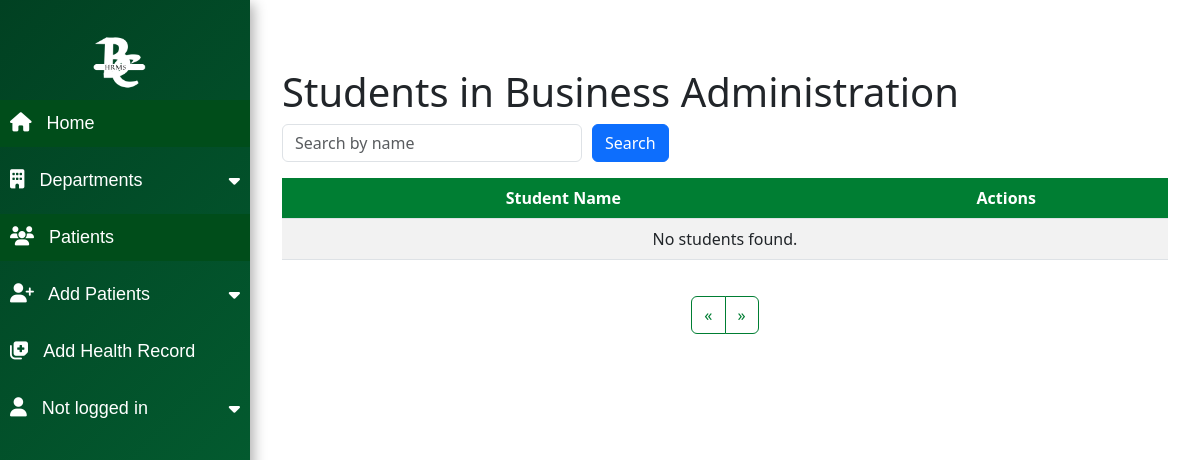
Before: /dept_ba.php with the older database file.
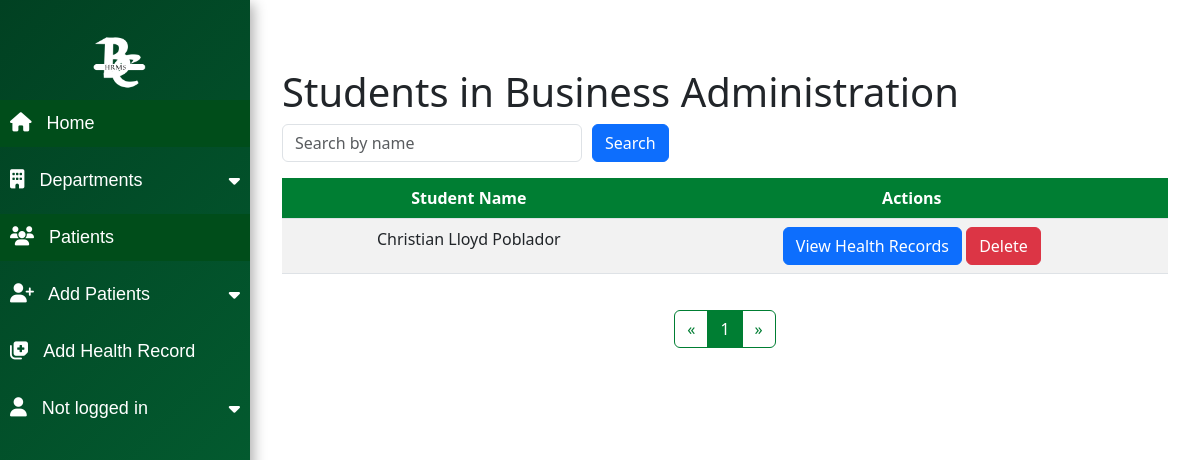
After: the same page with the newer database file.
### tables this page shows
CREATE TABLE `students` (
  `id` int(11) NOT NULL,
  `first_name` varchar(50) NOT NULL,
  `last_name` varchar(50) NOT NULL,
  `department` varchar(50) NOT NULL,
  `age` int(11) DEFAULT NULL,
  `gender` enum('Male','Female') DEFAULT NULL,
  `deleted_at` datetime DEFAULT NULL
);

### dept_ba.php (the view, shortened to what this page needs)
<?php
require 'config.php';
$department = 'Business Administration';
$page = $_GET['page'] ?? 1;
$records_per_page = 10;
$offset = ($page - 1) * $records_per_page;
$query = $_GET['query'] ?? '';
$stmt = $conn->prepare("
    SELECT id, first_name, last_name
    FROM students
    WHERE department = :department
    AND deleted_at IS NULL -- Exclude soft-deleted students
    AND (first_name LIKE :query OR last_name LIKE :query)
    LIMIT :offset, :records_per_page
");
$stmt->bindParam(':department', $department);
$stmt->bindValue(':query', "%$query%", PDO::PARAM_STR);
$stmt->bindValue(':offset', $offset, PDO::PARAM_INT);
$stmt->bindValue(':records_per_page', $records_per_page, PDO::PARAM_INT);
$stmt->execute();
$students = $stmt->fetchAll(PDO::FETCH_ASSOC);
$stmt = $conn->prepare("
    SELECT COUNT(*) as total
    FROM students
    WHERE department = :department
    AND deleted_at IS NULL -- Exclude soft-deleted students
    AND (first_name LIKE :query OR last_name LIKE :query)
");
$stmt->bindParam(':department', $department);
$stmt->bindValue(':query', "%$query%", PDO::PARAM_STR);
$stmt->execute();
$total_students = $stmt->fetch(PDO::FETCH_ASSOC)['total'];
$total_pages = ceil($total_students / $records_per_page);
?>
<!DOCTYPE html>
<html lang="en">
<head>
    <link href="https://cdn.jsdelivr.net/npm/bootstrap@5.3.0-alpha3/dist/css/bootstrap.min.css" rel="stylesheet">
    <link rel="stylesheet" href="https://cdnjs.cloudflare.com/ajax/libs/font-awesome/6.4.0/css/all.min.css">
    <link rel="stylesheet" href="deptStyle.css">
</head>
<body>
    <?php include 'sidebar.php'; ?>
    <div class="main-content">
        <div class="container mt-5">
            <h1>Students in <?php echo htmlspecialchars($department); ?></h1>
            <form method="get" action="" class="mb-3">
                <input type="text" class="form-control" name="query" value="<?php echo htmlspecialchars($query); ?>" placeholder="Search by name">
                <button type="submit" class="btn btn-primary">Search</button>
            </form>
            <div class="student-list mt-3">
                <table class="table table-striped">
                    <thead>
                        <tr>
                            <th>Student Name</th>
                            <th>Actions</th>
                        </tr>
                    </thead>
                    <tbody>
                        <?php if (count($students) > 0): ?>
                            <?php foreach ($students as $student): ?>
                                <tr>
                                    <td><?php echo htmlspecialchars($student['first_name'] . ' ' . $student['last_name']); ?></td>
                                    <td>
                                        <a href="view_health_records.php?student_id=<?php echo $student['id']; ?>" class="btn btn-primary">View Health Records</a>
                                        <form method="POST" action="soft_delete_student.php" style="display:inline;">
                                            <button type="submit" class="btn btn-danger">Delete</button>
                                        </form>
                                    </td>
                                </tr>
                            <?php endforeach; ?>
                        <?php else: ?>
                            <tr>
                                <td colspan="2" class="text-center">No students found.</td>
                            </tr>
                        <?php endif; ?>
                    </tbody>
                </table>
            </div>
            <nav aria-label="Page navigation">
                <ul class="pagination">
                    <li class="page-item <?php if ($page <= 1) echo 'disabled'; ?>">
                        <a class="page-link" href="?page=<?php echo $page - 1; ?>&query=<?php echo urlencode($query); ?>" aria-label="Previous">
                            <span aria-hidden="true">&laquo;</span>
                        </a>
                    </li>
                    <?php for ($i = 1; $i <= $total_pages; $i++): ?>
                        <li class="page-item <?php if ($i == $page) echo 'active'; ?>">
                            <a class="page-link" href="?page=<?php echo $i; ?>&query=<?php echo urlencode($query); ?>"><?php echo $i; ?></a>
                        </li>
                    <?php endfor; ?>
                    <li class="page-item <?php if ($page >= $total_pages) echo 'disabled'; ?>">
                        <a class="page-link" href="?page=<?php echo $page + 1; ?>&query=<?php echo urlencode($query); ?>" aria-label="Next">
                            <span aria-hidden="true">&raquo;</span>
                        </a>
                    </li>
                </ul>
            </nav>
        </div>
    </div>
</body>
</html>

Changed rows visible on the page:
added students: first_name+last_name "Christian Lloyd Poblador"
Other visible differences:
new list line: "1"
text no longer shown: "No students found."
